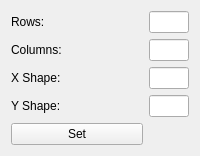
   <widget class="QWidget" name="tab_2">
    <attribute name="title">
     <string>Subimage</string>
    </attribute>
    <layout class="QGridLayout" name="gridLayout_5">
     <item row="0" column="0">
      <widget class="QLabel" name="label_23">
       <property name="text">
        <string>Rows:</string>
       </property>
      </widget>
     </item>
     <item row="0" column="1">
      <widget class="QLineEdit" name="subimRows_lineEdit">
       <property name="maximumSize">
        <size>
         <width>40</width>
         <height>16777215</height>
        </size>
       </property>
      </widget>
     </item>
     <item row="1" column="0">
      <widget class="QLabel" name="label_24">
       <property name="text">
        <string>Columns:</string>
       </property>
      </widget>
     </item>
     <item row="1" column="1">
      <widget class="QLineEdit" name="subimCols_lineEdit">
       <property name="maximumSize">
        <size>
         <width>40</width>
         <height>16777215</height>
        </size>
       </property>
      </widget>
     </item>
     <item row="2" column="0">
      <widget class="QLabel" name="label_25">
       <property name="text">
        <string>X Shape:</string>
       </property>
      </widget>
     </item>
     <item row="2" column="1">
      <widget class="QLineEdit" name="subimX_lineEdit">
       <property name="maximumSize">
        <size>
         <width>40</width>
         <height>16777215</height>
        </size>
       </property>
      </widget>
     </item>
     <item row="3" column="0">
      <widget class="QLabel" name="label_26">
       <property name="text">
        <string>Y Shape:</string>
       </property>
      </widget>
     </item>
     <item row="3" column="1">
      <widget class="QLineEdit" name="subimY_lineEdit">
       <property name="maximumSize">
        <size>
         <width>40</width>
         <height>16777215</height>
        </size>
       </property>
      </widget>
     </item>
     <item row="4" column="0">
      <widget class="QPushButton" name="subimSet_pushButton">
       <property name="text">
        <string>Set</string>
       </property>
      </widget>
     </item>
    </layout>
   </widget>
